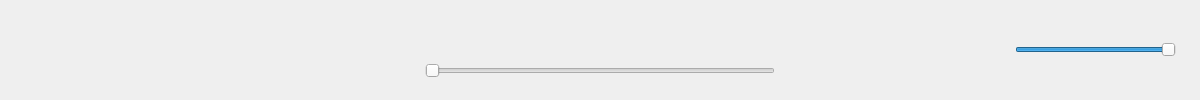
<?xml version="1.0" encoding="UTF-8"?>
<ui version="4.0">
 <class>SongBar</class>
 <widget class="QWidget" name="songBarWidget">
  <property name="enabled">
   <bool>true</bool>
  </property>
  <property name="geometry">
   <rect>
    <x>0</x>
    <y>0</y>
    <width>1200</width>
    <height>100</height>
   </rect>
  </property>
  <property name="styleSheet">
   <string>
    QWidget#songBarWidget {
      background-color: black;
    }

    QWidget#songArtist {
      margin-top: -10px;
    }

    QWidget#songTitle {
      margin-bottom: -10px;
    }

    QPushButton {
      background: transparent;
      border: none;
    }
   </string>
  </property>
  <layout class="QHBoxLayout" name="songBarLayout" stretch="1,0,1">
   <property name="spacing"><number>24</number></property>
   <property name="leftMargin"><number>24</number></property>
   <property name="topMargin"><number>12</number></property>
   <property name="rightMargin"><number>24</number></property>
   <property name="bottomMargin"><number>12</number></property>
   <item>
    <layout class="QVBoxLayout" name="textLayout">
     <property name="spacing"><number>0</number></property>
     <item>
      <widget class="QLabel" name="songTitle">
       <property name="styleSheet">
        <string>font-size: 16px;</string>
       </property>
      </widget>
     </item>
     <item>
      <widget class="QLabel" name="songArtist">
       <property name="styleSheet">
        <string>font-size: 14px; color: #727272;</string>
       </property>
      </widget>
     </item>
    </layout>
   </item>
   <item>
    <layout class="QVBoxLayout" name="actionLayout">
     <property name="spacing"><number>8</number></property>
     <item alignment="Qt::AlignHCenter">
      <widget class="QWidget" name="buttonRow">
       <layout class="QHBoxLayout" name="actionButtonLayout">
        <property name="spacing"><number>12</number></property>
        <item>
         <widget class="QPushButton" name="repeatButton">
          <property name="icon">
           <iconset>
            <normaloff>:/Repeat.svg</normaloff>
            <normalon>:/Repeat_One.svg</normalon>
           </iconset>
          </property>
          <property name="iconSize">
           <size>
            <width>28</width>
            <height>28</height>
           </size>
         </property>
         <property name="checkable">
          <bool>true</bool>
         </property>
         </widget>
        </item>
        <item>
         <widget class="QPushButton" name="playButton">
          <property name="icon">
           <iconset>
            <normaloff>:/Play.svg</normaloff>
            <normalon>:/Pause.svg</normalon>
           </iconset>
          </property>
          <property name="iconSize">
           <size>
            <width>28</width>
            <height>28</height>
           </size>
          </property>
          <property name="checkable">
           <bool>true</bool>
          </property>
         </widget>
        </item>
        <item>
          <widget class="QPushButton" name="nextButton">
          <property name="icon">
           <iconset>
            <normaloff>:/Next.svg</normaloff>
            <normalon>:/Next.svg</normalon>
           </iconset>
          </property>
          <property name="iconSize">
           <size>
            <width>28</width>
            <height>28</height>
           </size>
          </property>
         </widget>
        </item>
       </layout>
      </widget>
     </item>
     <item>
      <layout class="QHBoxLayout" name="songProgressLayout">
       <item>
        <widget class="QLabel" name="currSongTimeLabel">
        </widget>
       </item>
       <item>
        <widget class="QSlider" name="songProgressSlider">
         <property name="orientation">
          <enum>Qt::Horizontal</enum>
         </property>
         <property name="minimumSize">
          <size>
           <width>350</width>
           <height>0</height>
          </size>
         </property>
         <property name="maximumSize">
          <size>
           <width>350</width>
           <height>16777215</height>
          </size>
         </property>
         <property name="sizePolicy">
          <sizepolicy hsizetype="Expanding" vsizetype="Fixed">
           <horstretch>0</horstretch>
           <verstretch>0</verstretch>
          </sizepolicy>
         </property>
        </widget>
       </item>
       <item>
        <widget class="QLabel" name="songLengthLabel">
        </widget>
       </item>
      </layout>
     </item>
    </layout>
   </item>
   <item>
    <layout class="QHBoxLayout" name="volumeLayout">
     <property name="spacing"><number>8</number></property>
     <item>
      <spacer name="volumeSpacer">
       <property name="orientation"><enum>Qt::Horizontal</enum></property>
       <property name="sizeHint" stdset="0"><size><width>40</width><height>20</height></size></property>
      </spacer>
     </item>
     <item>
      <widget class="QPushButton" name="muteButton">
       <property name="icon">
        <iconset>
         <normaloff>:/Speaker_Full.svg</normaloff>
         <normalon>:/Speaker_Mute.svg</normalon>
        </iconset>
       </property>
       <property name="iconSize">
        <size>
         <width>24</width>
         <height>24</height>
        </size>
       </property>
       <property name="checkable">
        <bool>true</bool>
      </property>
      </widget>
     </item>
     <item>
      <widget class="QSlider" name="volumeBar">
       <property name="orientation">
        <enum>Qt::Horizontal</enum>
       </property>
       <property name="minimum">
        <number>0</number>
       </property>
       <property name="maximum">
        <number>100</number>
       </property>
       <property name="value">
        <number>100</number>
       </property>
      </widget>
     </item>
    </layout>
   </item>
  </layout>
 </widget>
</ui>
